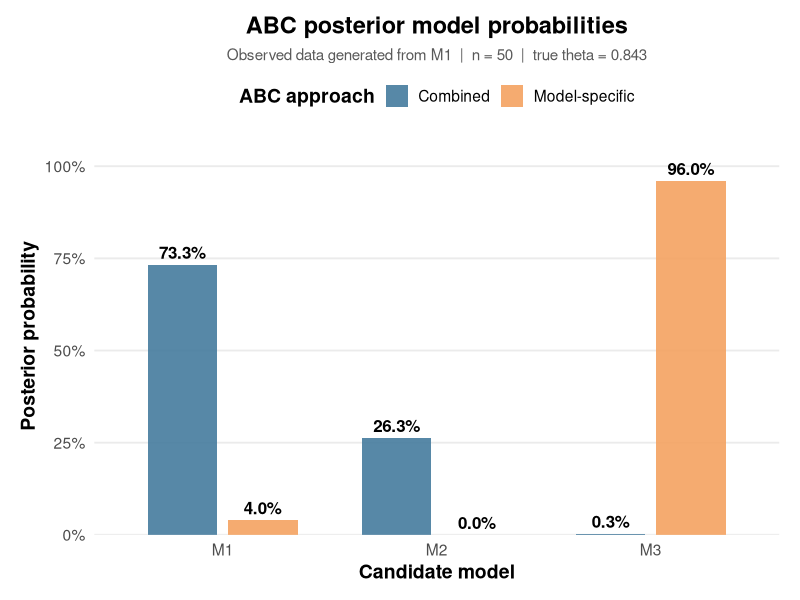
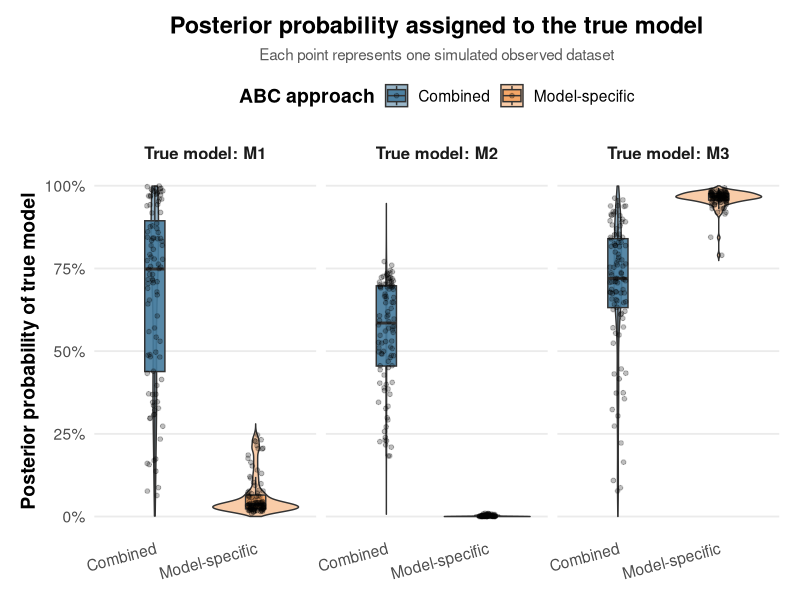
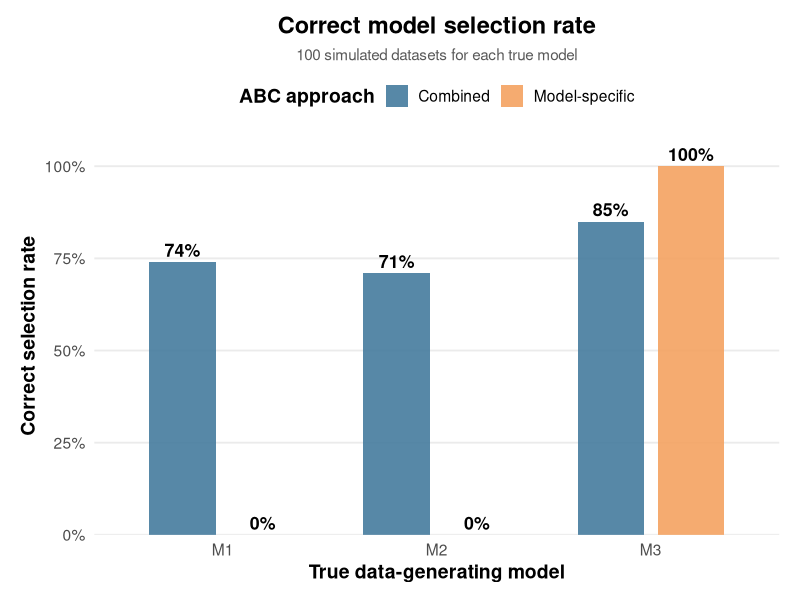
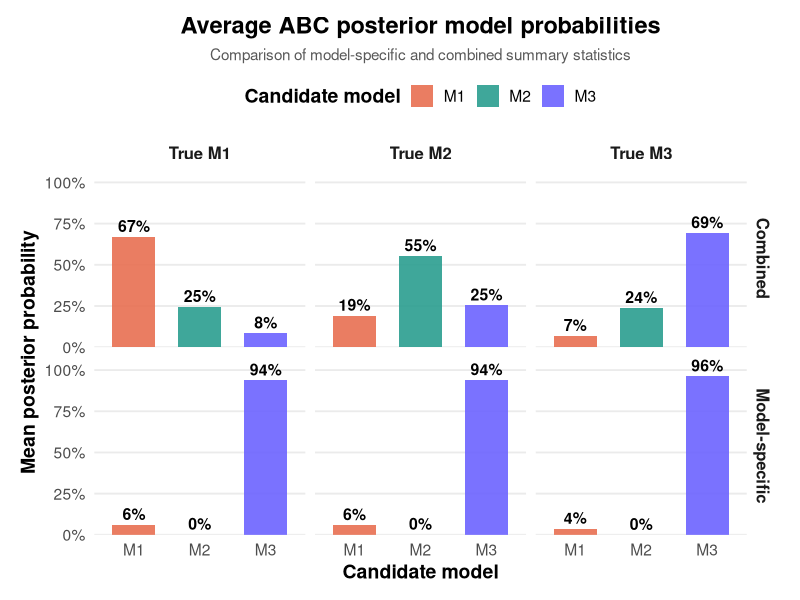
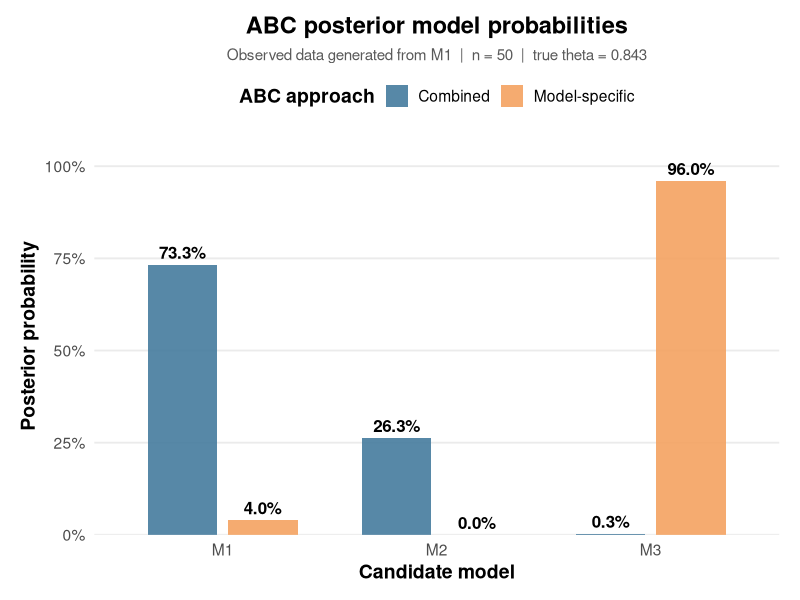
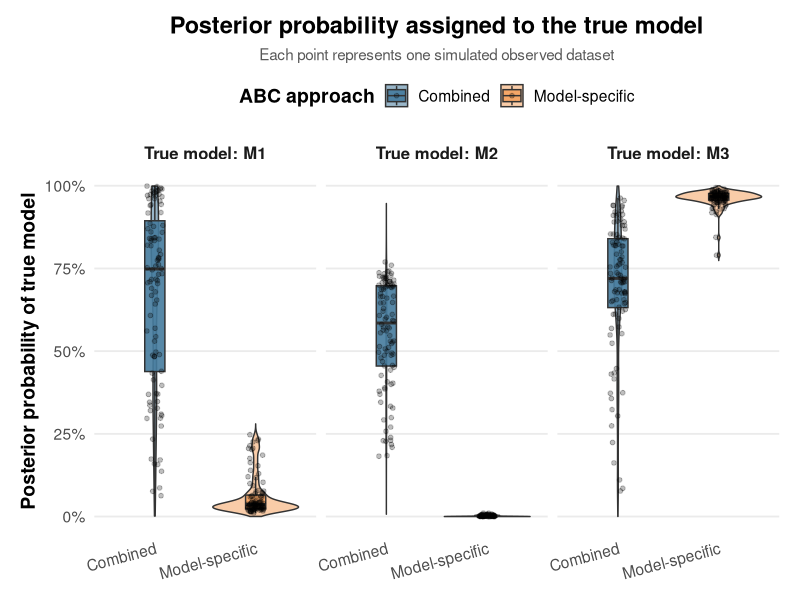

Write R code to recreate these figures, in order.
## ---- chunk 1
# ============================================================
# 1. Packages and plotting theme
# ============================================================

library(ggplot2)
library(dplyr)
library(tidyr)
library(purrr)
library(scales)

set.seed(123)

# Pretty colours
model_cols <- c(
  "M1" = "#E76F51",   # coral
  "M2" = "#2A9D8F",   # teal
  "M3" = "#6C63FF"    # purple
)

approach_cols <- c(
  "Model-specific" = "#F4A261",
  "Combined"       = "#457B9D"
)

# Consistent plot theme
theme_scdl <- theme_minimal(base_size = 14) +
  theme(
    plot.title = element_text(
      size = 17,
      face = "bold",
      hjust = 0.5
    ),
    plot.subtitle = element_text(
      size = 11,
      hjust = 0.5,
      colour = "grey35"
    ),
    axis.title = element_text(
      face = "bold"
    ),
    strip.text = element_text(
      face = "bold",
      size = 12
    ),
    legend.title = element_text(
      face = "bold"
    ),
    panel.grid.minor = element_blank(),
    panel.grid.major.x = element_blank(),
    plot.margin = margin(12, 15, 12, 15)
  )
## ---- chunk 2
# ============================================================
# 2. Model simulation functions
# ============================================================

# Draw theta from the prior
draw_theta <- function(model) {

  if (model == "M1") {
    return(rexp(1, rate = 1))
  }

  if (model == "M2") {
    return(rnorm(1, mean = 0, sd = 1))
  }

  if (model == "M3") {
    return(rexp(1, rate = 1))
  }
}


# Generate a dataset conditional on theta
simulate_data <- function(model, theta, n) {

  if (model == "M1") {

    # Exponential(theta), theta interpreted as RATE
    return(
      rexp(n, rate = theta)
    )

  }

  if (model == "M2") {

    # Lognormal(theta, 1)
    # theta = meanlog
    return(
      rlnorm(
        n,
        meanlog = theta,
        sdlog = 1
      )
    )

  }

  if (model == "M3") {

    # Gamma(shape = 2, theta)
    # theta interpreted as RATE
    return(
      rgamma(
        n,
        shape = 2,
        rate = theta
      )
    )

  }
}
## ---- chunk 3
# ============================================================
# 3. Summary statistics
# ============================================================

# ------------------------------------------------------------
# Approach 1:
# Model-specific sufficient statistic
# ------------------------------------------------------------

summary_specific <- function(y, model) {

  if (model == "M1") {

    return(sum(y))

  }

  if (model == "M2") {

    return(sum(log(y)))

  }

  if (model == "M3") {

    return(sum(y))

  }
}


# ------------------------------------------------------------
# Approach 2:
# Combined summary statistic
# ------------------------------------------------------------

summary_combined <- function(y) {

  c(
    sum_y     = sum(y),
    sum_log_y = sum(log(y)),
    sum_log2  = sum(log(y)^2)
  )
}
## ---- chunk 4
# ============================================================
# 4. ABC reference table
# ============================================================

N_ABC <- 30000
n <- 50

# Equal prior probability for the three models
ref_model <- sample(
  c("M1", "M2", "M3"),
  size = N_ABC,
  replace = TRUE,
  prob = c(1/3, 1/3, 1/3)
)

# Storage
ref_theta <- numeric(N_ABC)

ref_specific <- numeric(N_ABC)

ref_combined <- matrix(
  NA,
  nrow = N_ABC,
  ncol = 3
)

colnames(ref_combined) <- c(
  "sum_y",
  "sum_log_y",
  "sum_log2"
)


# Generate prior predictive simulations
for (i in seq_len(N_ABC)) {

  m <- ref_model[i]

  theta <- draw_theta(m)

  y_sim <- simulate_data(
    model = m,
    theta = theta,
    n = n
  )

  ref_theta[i] <- theta

  ref_specific[i] <-
    summary_specific(y_sim, m)

  ref_combined[i, ] <-
    summary_combined(y_sim)
}


reference_table <- data.frame(
  model = ref_model,
  theta = ref_theta,
  specific = ref_specific,
  sum_y = ref_combined[, 1],
  sum_log_y = ref_combined[, 2],
  sum_log2 = ref_combined[, 3]
)

head(reference_table)
## ---- chunk 5
# ============================================================
# 5. Scaling constants
# ============================================================

# Approach 1:
# calculate separate SDs within each model
specific_sd <- reference_table %>%
  group_by(model) %>%
  summarise(
    sd_specific = sd(specific),
    .groups = "drop"
  )

specific_sd
## ---- chunk 6
combined_sd <- apply(
  ref_combined,
  2,
  sd
)

combined_sd
## ---- chunk 7
# ============================================================
# 6. ABC Approach 1
# ============================================================

abc_specific <- function(y_obs, accept_rate = 0.01) {

  distances <- numeric(N_ABC)

  for (m in c("M1", "M2", "M3")) {

    rows <- which(reference_table$model == m)

    # Observed statistic appropriate for this candidate model
    obs_stat <- summary_specific(
      y_obs,
      m
    )

    sd_m <- specific_sd$sd_specific[
      specific_sd$model == m
    ]

    distances[rows] <-
      abs(
        reference_table$specific[rows] -
          obs_stat
      ) / sd_m
  }

  # Accept closest simulations
  n_accept <- ceiling(
    N_ABC * accept_rate
  )

  accepted <-
    order(distances)[1:n_accept]

  posterior <-
    table(
      factor(
        reference_table$model[accepted],
        levels = c("M1", "M2", "M3")
      )
    ) / n_accept

  as.numeric(posterior) |>
    setNames(
      c("M1", "M2", "M3")
    )
}
## ---- chunk 8
# ============================================================
# 7. ABC Approach 2
# ============================================================

abc_combined <- function(y_obs, accept_rate = 0.01) {

  obs_summary <-
    summary_combined(y_obs)

  # Standardised Euclidean distance
  standardised_difference <-
    sweep(
      ref_combined,
      2,
      obs_summary,
      FUN = "-"
    )

  standardised_difference <-
    sweep(
      standardised_difference,
      2,
      combined_sd,
      FUN = "/"
    )

  distances <-
    sqrt(
      rowSums(
        standardised_difference^2
      )
    )

  n_accept <-
    ceiling(
      N_ABC * accept_rate
    )

  accepted <-
    order(distances)[1:n_accept]

  posterior <-
    table(
      factor(
        reference_table$model[accepted],
        levels = c("M1", "M2", "M3")
      )
    ) / n_accept

  as.numeric(posterior) |>
    setNames(
      c("M1", "M2", "M3")
    )
}
## ---- chunk 9
# ============================================================
# 8. Test using one observed dataset
# ============================================================

set.seed(123)

true_model <- "M1"

theta_true <- draw_theta(true_model)

y_obs <- simulate_data(
  model = true_model,
  theta = theta_true,
  n = n
)

theta_true
post_specific <-
  abc_specific(y_obs)

post_specific
post_combined <-
  abc_combined(y_obs)

post_combined
## ---- chunk 10
# ============================================================
# Plot 1: Posterior probabilities for ONE observed dataset
# ============================================================

single_result <- data.frame(
  Model = rep(
    c("M1", "M2", "M3"),
    2
  ),
  Probability = c(
    post_specific,
    post_combined
  ),
  Approach = rep(
    c(
      "Model-specific",
      "Combined"
    ),
    each = 3
  )
)


p1 <- ggplot(
  single_result,
  aes(
    x = Model,
    y = Probability,
    fill = Approach
  )
) +

  geom_col(
    position = position_dodge(width = 0.75),
    width = 0.65,
    alpha = 0.9
  ) +

  geom_text(
    aes(
      label = percent(
        Probability,
        accuracy = 0.1
      )
    ),
    position = position_dodge(width = 0.75),
    vjust = -0.45,
    size = 4.3,
    fontface = "bold"
  ) +

  scale_fill_manual(
    values = approach_cols
  ) +

  scale_y_continuous(
    labels = percent_format(),
    limits = c(0, 1.08),
    expand = expansion(mult = c(0, 0))
  ) +

  labs(
    title = "ABC posterior model probabilities",
    subtitle = paste0(
      "Observed data generated from ",
      true_model,
      "  |  n = ",
      n,
      "  |  true theta = ",
      round(theta_true, 3)
    ),
    x = "Candidate model",
    y = "Posterior probability",
    fill = "ABC approach"
  ) +

  theme_scdl +

  theme(
    legend.position = "top"
  )


p1
## ---- chunk 11
ggsave(
  "plot1_single_dataset_posterior.png",
  p1,
  width = 8,
  height = 5.5,
  dpi = 300,
  bg = "white"
)
## ---- chunk 12
# ============================================================
# 9. Repeated simulation experiment
# ============================================================

R <- 100

run_one_experiment <- function(
    true_model,
    replicate_id,
    n = 50,
    accept_rate = 0.01
) {

  # Draw true theta from corresponding prior
  theta_true <-
    draw_theta(true_model)

  # Generate observed dataset
  y_obs <-
    simulate_data(
      model = true_model,
      theta = theta_true,
      n = n
    )

  # ABC Approach 1
  p_specific <-
    abc_specific(
      y_obs,
      accept_rate
    )

  # ABC Approach 2
  p_combined <-
    abc_combined(
      y_obs,
      accept_rate
    )

  # Store results
  bind_rows(

    data.frame(
      replicate = replicate_id,
      true_model = true_model,
      theta_true = theta_true,
      approach = "Model-specific",
      M1 = p_specific["M1"],
      M2 = p_specific["M2"],
      M3 = p_specific["M3"]
    ),

    data.frame(
      replicate = replicate_id,
      true_model = true_model,
      theta_true = theta_true,
      approach = "Combined",
      M1 = p_combined["M1"],
      M2 = p_combined["M2"],
      M3 = p_combined["M3"]
    )

  )
}
set.seed(123)

results <- map_dfr(
  c("M1", "M2", "M3"),
  function(m) {

    map_dfr(
      1:R,
      function(r) {

        run_one_experiment(
          true_model = m,
          replicate_id = r,
          n = n,
          accept_rate = 0.01
        )

      }
    )
  }
)

head(results)
## ---- chunk 13
nrow(results)
## ---- chunk 14
# ============================================================
# 10. Probability assigned to true model
# ============================================================

results <- results %>%
  rowwise() %>%
  mutate(

    prob_true = case_when(

      true_model == "M1" ~ M1,

      true_model == "M2" ~ M2,

      true_model == "M3" ~ M3

    ),

    selected_model =
      c("M1", "M2", "M3")[
        which.max(
          c(M1, M2, M3)
        )
      ],

    correct =
      selected_model == true_model

  ) %>%
  ungroup()
## ---- chunk 15
# ============================================================
# Plot 2: Distribution of posterior probability
# assigned to the TRUE model
# ============================================================

p2 <- ggplot(
  results,
  aes(
    x = approach,
    y = prob_true,
    fill = approach
  )
) +

  geom_violin(
    alpha = 0.55,
    width = 0.85,
    trim = FALSE
  ) +

  geom_boxplot(
    width = 0.20,
    alpha = 0.9,
    outlier.shape = NA
  ) +

  geom_jitter(
    width = 0.08,
    alpha = 0.25,
    size = 1.3
  ) +

  facet_wrap(
    ~ true_model,
    nrow = 1,
    labeller = as_labeller(
      c(
        M1 = "True model: M1",
        M2 = "True model: M2",
        M3 = "True model: M3"
      )
    )
  ) +

  scale_fill_manual(
    values = approach_cols
  ) +

  scale_y_continuous(
    labels = percent_format(),
    limits = c(0, 1)
  ) +

  labs(
    title = "Posterior probability assigned to the true model",
    subtitle =
      "Each point represents one simulated observed dataset",
    x = NULL,
    y = "Posterior probability of true model",
    fill = "ABC approach"
  ) +

  theme_scdl +

  theme(
    legend.position = "top",
    axis.text.x = element_text(
      angle = 15,
      hjust = 1
    )
  )


p2
## ---- chunk 16
ggsave(
  "plot2_true_model_probability.png",
  p2,
  width = 11,
  height = 5.5,
  dpi = 300,
  bg = "white"
)
## ---- chunk 17
# ============================================================
# Model selection accuracy
# ============================================================

accuracy_results <- results %>%
  group_by(
    true_model,
    approach
  ) %>%
  summarise(
    accuracy = mean(correct),
    .groups = "drop"
  )

accuracy_results
# ============================================================
# Plot 3: Correct model selection rate
# ============================================================

p3 <- ggplot(
  accuracy_results,
  aes(
    x = true_model,
    y = accuracy,
    fill = approach
  )
) +

  geom_col(
    position = position_dodge(width = 0.75),
    width = 0.62,
    alpha = 0.9
  ) +

  geom_text(
    aes(
      label = percent(
        accuracy,
        accuracy = 1
      )
    ),
    position = position_dodge(width = 0.75),
    vjust = -0.4,
    size = 4.5,
    fontface = "bold"
  ) +

  scale_fill_manual(
    values = approach_cols
  ) +

  scale_y_continuous(
    labels = percent_format(),
    limits = c(0, 1.08),
    expand = expansion(mult = c(0, 0))
  ) +

  labs(
    title = "Correct model selection rate",
    subtitle = paste0(
      R,
      " simulated datasets for each true model"
    ),
    x = "True data-generating model",
    y = "Correct selection rate",
    fill = "ABC approach"
  ) +

  theme_scdl +

  theme(
    legend.position = "top"
  )


p3
## ---- chunk 18
posterior_long <- results %>%

  select(
    replicate,
    true_model,
    approach,
    M1,
    M2,
    M3
  ) %>%

  pivot_longer(
    cols = c(M1, M2, M3),
    names_to = "candidate_model",
    values_to = "posterior_probability"
  )
mean_posterior <- posterior_long %>%

  group_by(
    true_model,
    approach,
    candidate_model
  ) %>%

  summarise(
    mean_probability =
      mean(posterior_probability),
    .groups = "drop"
  )
# ============================================================
# Plot 5: Average posterior probabilities
# ============================================================

p5 <- ggplot(
  mean_posterior,
  aes(
    x = candidate_model,
    y = mean_probability,
    fill = candidate_model
  )
) +

  geom_col(
    width = 0.65,
    alpha = 0.9
  ) +

  geom_text(
    aes(
      label = percent(
        mean_probability,
        accuracy = 1
      )
    ),
    vjust = -0.4,
    fontface = "bold",
    size = 4
  ) +

  facet_grid(
    approach ~ true_model,
    labeller = labeller(
      true_model = c(
        M1 = "True M1",
        M2 = "True M2",
        M3 = "True M3"
      )
    )
  ) +

  scale_fill_manual(
    values = model_cols
  ) +

  scale_y_continuous(
    labels = percent_format(),
    limits = c(0, 1.08),
    expand = expansion(mult = c(0, 0))
  ) +

  labs(
    title = "Average ABC posterior model probabilities",
    subtitle =
      "Comparison of model-specific and combined summary statistics",
    x = "Candidate model",
    y = "Mean posterior probability",
    fill = "Candidate model"
  ) +

  theme_scdl +

  theme(
    legend.position = "top"
  )


p5
